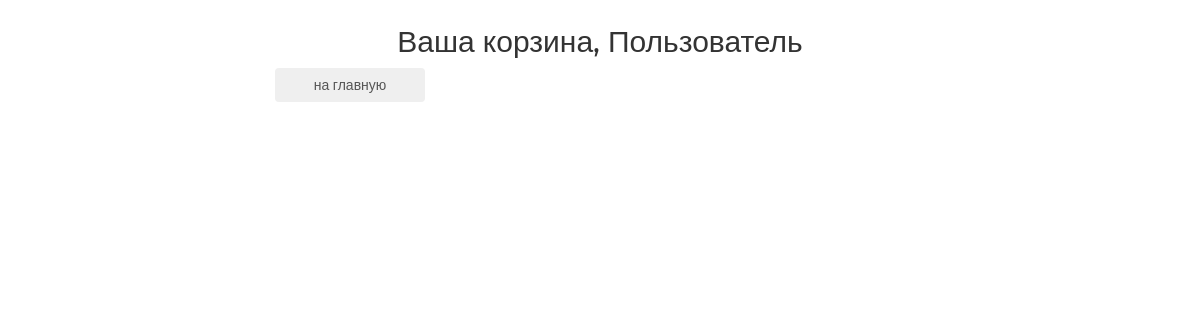
The page /basket/ (signed in) on the database as committed earlier.
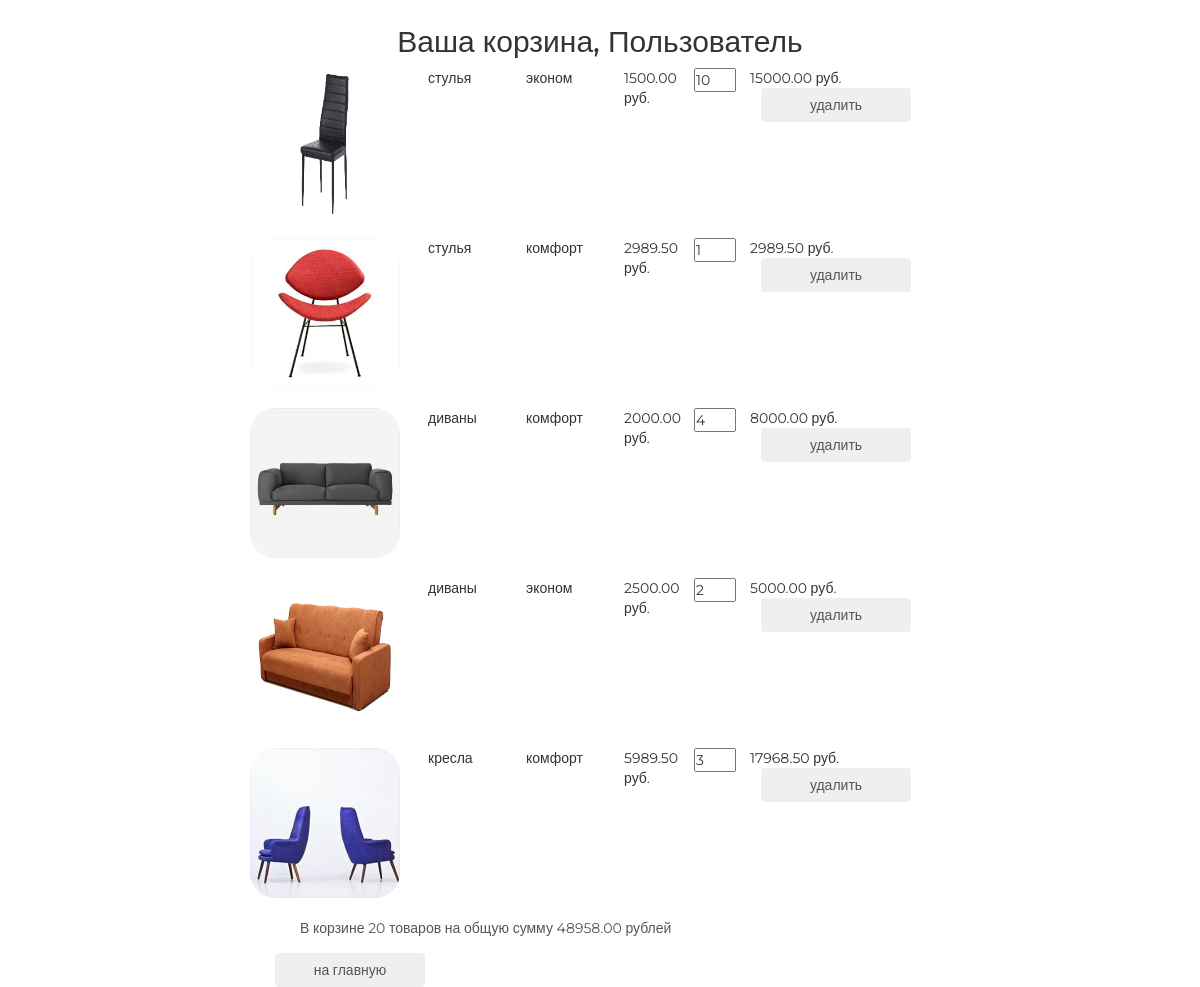
The same page on the database as committed later.
### basketapp/models.py (models this page shows)
class Basket(models.Model):
    user = models.ForeignKey(settings.AUTH_USER_MODEL, on_delete=models.CASCADE, related_name='basket')
    product = models.ForeignKey(Product, on_delete=models.CASCADE)
    quantity = models.PositiveSmallIntegerField(verbose_name='количество', default=0)
    add_datetime = models.DateTimeField(auto_now_add=True, verbose_name='время')
    @property
    def product_cost(self):
        return self.product.price * self.quantity
    @property
    def total_quantity(self):
        _items = Basket.objects.filter(user=self.user)
        _total_quantity = sum(list(map(lambda x: x.quantity, _items)))
        return _total_quantity
    @property
    def total_cost(self):
        _items = Basket.objects.filter(user=self.user)
        _total_cost = sum(list(map(lambda x: x.product_cost, _items)))
        return _total_cost

### mainapp/models.py (models this page shows, shortened)
class Product(models.Model):
    category = models.ForeignKey(ProductCategory, on_delete=models.CASCADE)
    name = models.CharField(max_length=128, verbose_name='имя')
    image = models.ImageField(upload_to='products_images', blank=True)
    short_desc = models.CharField(max_length=64, verbose_name='краткое описание', blank=True)
    description = models.TextField(blank=True, verbose_name='описание')
    price = models.DecimalField(verbose_name='цена', max_digits=8, decimal_places=2, default=0)
    quantity = models.PositiveIntegerField(verbose_name='количество на складе', default=0)
    is_active = models.BooleanField(verbose_name='активность', default=True)

class ProductCategory(models.Model):
    name = models.CharField(max_length=64, unique=True, verbose_name='имя')
    description = models.TextField(verbose_name='описание', blank=True)
    is_active = models.BooleanField(verbose_name='активность', default=True)

### authapp/models.py (models this page shows)
class ShopUser(AbstractUser):
    avatar = models.ImageField(upload_to='users_avatar',blank=True)
    age = models.PositiveSmallIntegerField(verbose_name='возраст')

### basketapp/views.py (the view)
# urls.py: path('', basketapp.basket, name='view'),
@login_required()
def basket(request):
    basket_items = Basket.objects.filter(user=request.user).order_by('product__category')
    context = {
        'title': 'корзина',
        'basket_items': basket_items,
    }
    return render(request, 'basketapp/basket.html', context)

### basketapp/templates/basketapp/basket.html
{% extends 'basketapp/base.html' %}
{% block content %}
  <div class="basket_list">
    {% include 'basketapp/includes/inc_basket_list.html' %}
  </div>
  <button class="btn btn-round">
    <a href="{% url 'main' %}">на главную</a>
  </button>
{% endblock %}

### basketapp/templates/basketapp/includes/inc_basket_list.html
{% for item in basket_items %}
<div class="basket_record">
  <img src="/media/{{ item.product.image }}" alt="{{ item.product.name }}">
  <span class="category_name">{{ item.product.category.name }}</span>
  <span class="category_name">{{ item.product.name }}</span>
  <span class="category_name">{{ item.product.price }} руб.</span>
  <input type="number" name="{{ item.pk }}" min="0" value="{{ item.quantity }}">
  <span class="product_cost">{{ item.product_cost }} руб.</span>
  <button class="btn btn-round">
    <a href="{% url 'basket:remove' item.pk %}">удалить</a>
  </button>
</div>
{% endfor %}
{% if basket_items %}
<div class="basket_summary">
  В корзине {{ basket_items.0.total_quantity }} товаров на общую сумму
  {{ basket_items.0.total_cost }} рублей
</div>
{% endif %}

Rows that differ between the two databases and show on the page:
added Basket: product.image (picture), product.category.name "стулья", product.name "эконом", product.price "1500.00", quantity "10", product_cost "15000.00", user+quantity "20", user+product+quantity "48958.00"
added Basket: product.image (picture), product.category.name "стулья", product.name "комфорт", product.price "2989.50", quantity "1", product_cost "2989.50"
added Basket: product.image (picture), product.category.name "диваны", product.name "комфорт", product.price "2000.00", quantity "4", product_cost "8000.00"
added Basket: product.image (picture), product.category.name "диваны", product.name "эконом", product.price "2500.00", quantity "2", product_cost "5000.00"
added Basket: product.image (picture), product.category.name "кресла", product.name "комфорт", product.price "5989.50", quantity "3", product_cost "17968.50"
Other text that changed with them:
text now shown: "В корзине товаров на общую сумму рублей"
